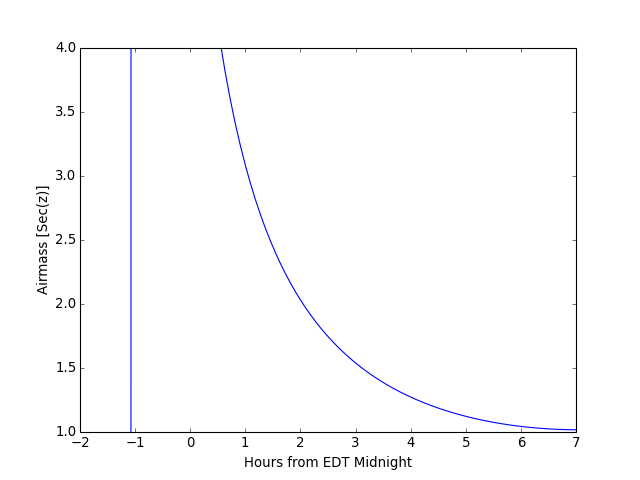

Source code (Python):
import numpy as np
import matplotlib.pyplot as plt
from astropy import units as u
from astropy.time import Time
from astropy.coordinates import SkyCoord, EarthLocation, AltAz

#supress the warning about vector transforms so as not to clutter the doc build log
import warnings
warnings.filterwarnings('ignore',module='astropy.coordinates.baseframe')

m33 = SkyCoord.from_name('M33')
bear_mountain = EarthLocation(lat=41.3*u.deg, lon=-74*u.deg, height=390*u.m)
utcoffset = -4*u.hour  # Eastern Daylight Time
midnight = Time('2012-7-13 00:00:00') - utcoffset
delta_midnight = np.linspace(-2, 7, 100)*u.hour
m33altazs = m33.transform_to(AltAz(obstime=midnight+delta_midnight, location=bear_mountain))

plt.plot(delta_midnight, m33altazs.secz)
plt.xlim(-2, 7)
plt.ylim(1, 4)
plt.xlabel('Hours from EDT Midnight')
plt.ylabel('Airmass [Sec(z)]')
